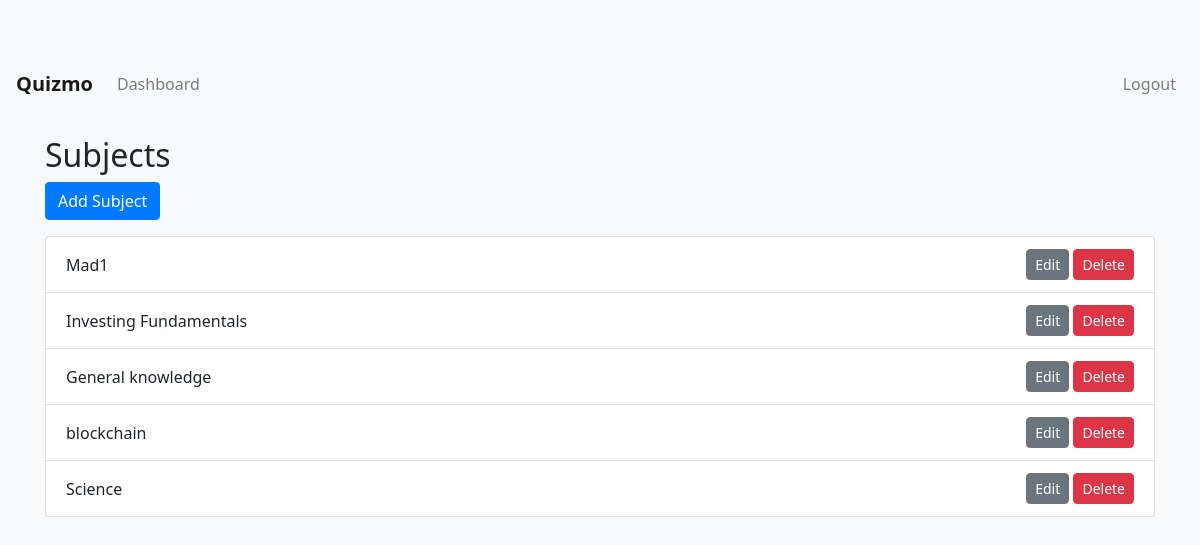
Page /subject_list (signed in) on the committed database.
### models.py (models this page shows)
class Subject(db.Model):
    id = db.Column(db.Integer, primary_key=True)
    name = db.Column(db.String(150), nullable=False)
    description = db.Column(db.String(500), nullable=True)

### app.py (the view)
@app.route('/subject_list')
def subject_list():
    if not is_admin():
        return redirect(url_for('login'))
    subjects = Subject.query.all()
    return render_template('subject_list.html', subjects=subjects)

### app.py (called while the page is built)
def is_admin():
    if 'user_id' in session:
        user = User.query.get(session['user_id'])
        return user and user.is_admin
    return False

### templates/subject_list.html
{% extends 'base.html' %}
{% block content %}
<h2>Subjects</h2>
<a href="{{ url_for('add_subject') }}" class="btn btn-primary mb-3">Add Subject</a>
<ul class="list-group">
    {% for subject in subjects %}
        <li class="list-group-item d-flex justify-content-between align-items-center">
            {{ subject.name }}
            <div>
                <a href="{{ url_for('edit_subject', id=subject.id) }}" class="btn btn-secondary btn-sm">Edit</a>
                <form action="{{ url_for('delete_subject', id=subject.id) }}" method="POST" style="display:inline;">
                    <button type="submit" class="btn btn-danger btn-sm">Delete</button>
                </form>
            </div>
        </li>
    {% endfor %}
</ul>
{% endblock %}

### static/css/style.css (style rules this page uses)
body { padding-top: 56px; background-color: #f8f9fa; font-family: 'Segoe UI', Tahoma, Geneva, Verdana, sans-serif; }
.btn { border-radius: 4px; }

### rows in the picture
Subject: name "Mad1"
Subject: name "Investing Fundamentals"
Subject: name "General knowledge"
Subject: name "blockchain"
Subject: name "Science"
